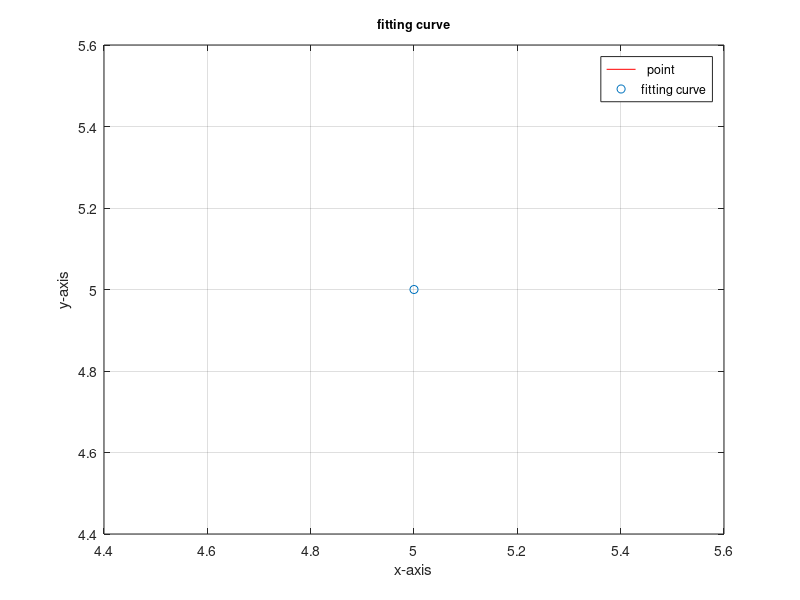

Recreate this plot in MATLAB.
 
%curve fitting..........................................................
% F values.....
%enter 1----one degree straight fitting
% enter 2----2nd degree parabolic fitting
%enter 3----cube fitting
%enter 4,5.......so on ....higher order polynomial fitting
%program start..........................................................
clc;
fprintf('""""""""""""""""Curve Fitting """"""""""""""""""""""""""\n');
X=input('enter list of abscissas: ');
Y=input('enter list of ordinates: ');
F=input('how degree are you want : ');

N=F+1;
%A matrix..........................................................
fprintf('The matrix A is =\n');
A=zeros(N,N);
for i=1:N
    for j=1:N
        A(i,j)=sum(X.^(i+j-2));
    end
end
disp(A);

%B Matrix.............................................................
fprintf('\n The matrix B is =\n');
B=zeros(N,1);
for k=1:N
    B(k)=sum(X.^(k-1).*Y);
end
disp(B);

% The inverse Matrix of A..............................................
fprintf('\n The Inverse matrix of A is =\n');
T=inv(A);
disp(A);
%The Matrix of x is.......................................................
fprintf('\n The matrix of U is =\n');
[m1,n1]=size(T);
[m2,n2]=size(B); 
U=zeros(m1,n2);  
 for i=1:m1
     for j=1:n2
       for k=1:n1
           U(i,j)=U(i,j)+T(i,k)*B(k,j);
         
       end
      
     end
  
 end
 disp(U);

 %Print Polynomial equation..............................................
 fprintf('\n The polynomial equation is :\n ');
 for k=N:-1:2
     fprintf('+(%.2fX^%d',U(k),k-1);
 end
 fprintf('+(%.2f)',U(1));
 
 %Draw graph............................................................

p=flip(U);
g=length(X);
x=linspace(X(1),X(g),30);
y=polyval(p,x);
plot(x,y,'r');
grid on;
hold on;
plot(X,Y,'o');

xlabel('x-axis');
ylabel('y-axis');
title('fitting curve','fontsize',9);
legend('  point','fitting curve');
 
%end of the program......................... ..................................   